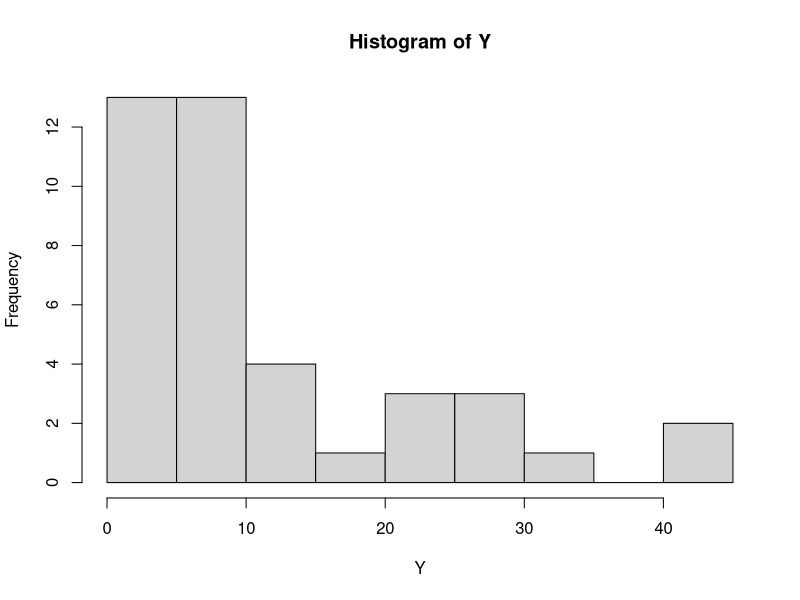

Reproduce this figure in R.
Y <- c(1.13,1.83, 13.14, 41.22, 27.19,  7.13,  6.94, 24.22, 31.77,  1.03,7.80, 26.90,  2.27,  3.21, 19.01,  5.98,  6.57, 9.47,  1.29,  6.99, 28.12, 6.13, 13.91, 21.37, 12.23,  7.29, 13.93, 40.32,  0.17,  7.23,  4.44,  3.59,0.16, 22.27, 7.32,  4.82,  6.04,  3.80,  3.23,  6.04)
n=length(Y)
n

#a) statistiki
min(Y);max(Y);mean(Y);median(Y);sd(Y);var(Y);range(Y);IQR(Y);quantile(Y);sum(Y);
hist(Y)

#b)Y~Exp(lambda)
log.l <- function(lambda=6){r=dexp(Y, lambda); -sum(log(r))}
library(stats4);
mle(log.l)

#lambda=0.087 spored MPO
lambda = 0087

#pravime Kolmogorov smirnov test za r-ba bidejki Y e od ANT
#h0: Y ima eksponeni=cijanlna raspredelba
#ha: Y nema eksponencijalna raspredelba
ks.test(Y,"pexp",lambda)

#h0: mi = 20
#ha: mi != 20
t.test(Y,alt="two.sided", mu=20, conf.level = 0.95)

#pval<0.05; se prifakja ha, proseco vreme na cekanje ne e 20min
